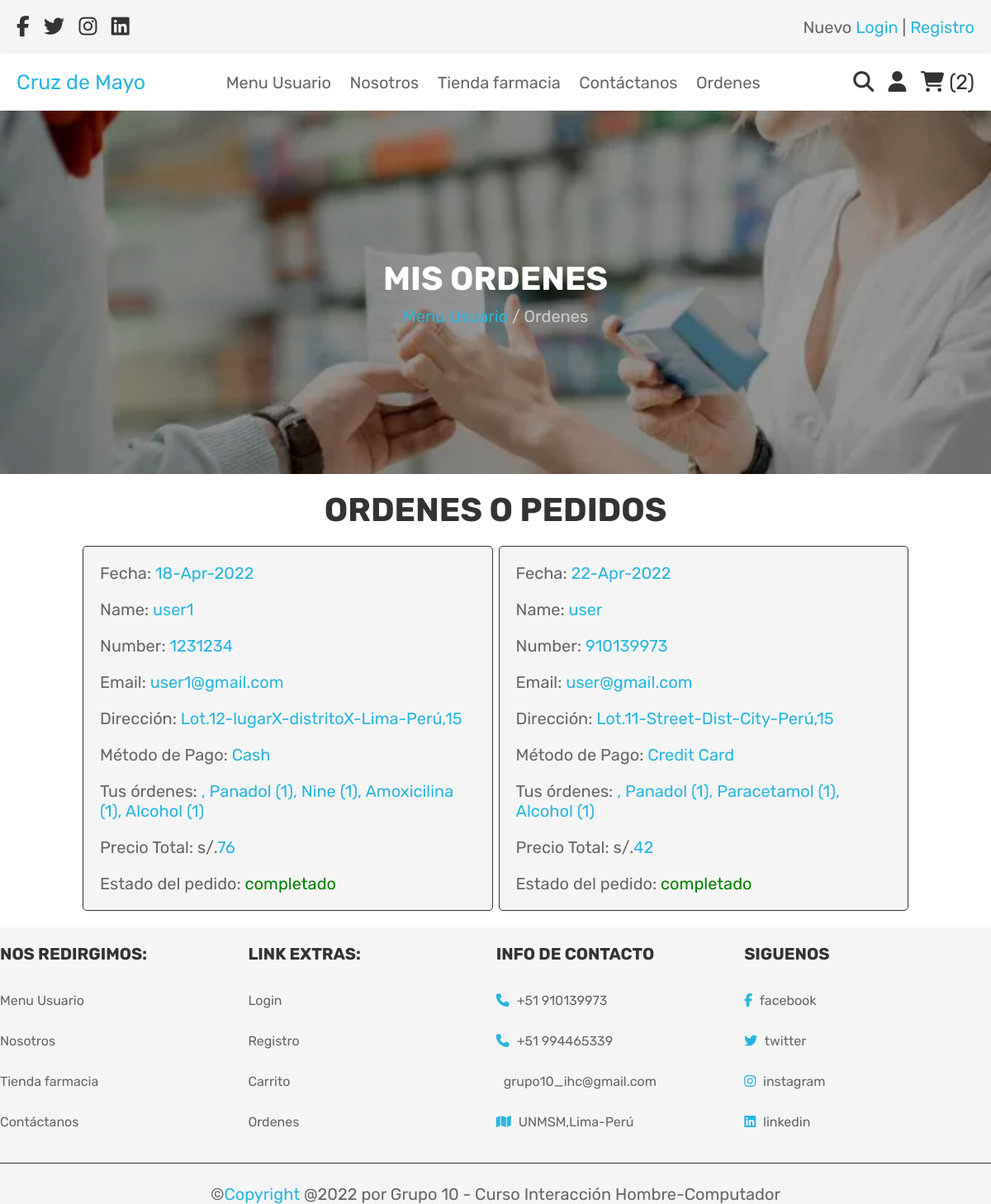
Page /orders.php (signed in) on the committed database.
### tables this page shows
CREATE TABLE `ordenes` (
  `id` int(11) NOT NULL,
  `user_id` int(11) NOT NULL,
  `name` varchar(30) NOT NULL,
  `number` int(20) NOT NULL,
  `email` varchar(30) NOT NULL,
  `method` varchar(20) NOT NULL,
  `address` varchar(200) NOT NULL,
  `total_products` varchar(200) NOT NULL,
  `total_price` int(20) NOT NULL,
  `placed_on` varchar(30) NOT NULL,
  `payment_status` varchar(20) NOT NULL DEFAULT 'pendiente'
);

### orders.php (the view, shortened to what this page needs)
<?php
    include 'php/conexion_be.php';
    $user_id = $_SESSION['user_id'];
?>
<!DOCTYPE html>
<html lang="en">
<head>
   <link rel="stylesheet" href="https://cdnjs.cloudflare.com/ajax/libs/font-awesome/6.0.0/css/all.min.css">
   <link rel="stylesheet" href="./assets/css/styles_all.css">
</head>
<body>
    <?php include 'includes/header_all.php' ?>
    <div class="heading">
        <h3>Mis Ordenes</h3>
        <p> <a href="<?php echo constant("URL").'home_user.php'?>">Menu Usuario</a> / Ordenes </p>
    </div>
    <div class="full-ordenes">
        <h1 class="title">Ordenes o Pedidos</h1>
        <div class="box-container">
            <?php
                $query_order=$conn->prepare("SELECT * FROM ordenes WHERE user_id='$user_id'");
                $query_order->execute();
                if($query_order->rowCount()>0){
                    while($row=$query_order->fetch(PDO::FETCH_ASSOC)){
            ?>
                <div class="box">
                    <p>Fecha: <span><?php echo $row['placed_on']; ?></span></p>
                    <p>Name: <span><?php echo $row['name']; ?></span></p>
                    <p>Number: <span><?php echo $row['number']; ?></span></p>
                    <p>Email: <span><?php echo $row['email']; ?></span></p>
                    <p>Dirección: <span><?php echo $row['address']; ?></span></p>
                    <p>Método de Pago: <span><?php echo $row['method']; ?></span></p>
                    <p>Tus órdenes: <span><?php echo $row['total_products']; ?></span></p>
                    <p>Precio Total: s/.<span><?php echo $row['total_price']; ?></span></p>
                    <p>Estado del pedido: <span style="color:<?php if($row['payment_status']=='pendiente'){echo 'red';}else{echo 'green';} ?>"> <?php echo $row['payment_status'] ?></span></p>
                </div>
            <?php
                    }
                }else{
                    echo "<p class='empty'>Aún no hay ordenes realizados</p>";
                }
            ?>
        </div>
    </div>
    <?php include 'includes/footer_all.php' ?>
</body>
</html>

### assets/css/styles_all.css (style rules this page uses)
:root { --red:#c0392b; --orange:#f39c12; --black:#333; --white:#fff; --light-color:#666; --light-white:#ccc; --light-bg:#f5f5f5; --sky-blue: #2ab6e0; --border:.1rem solid var(--black); --box-shadow:0 .5rem 1rem rgba(0,0,0,.1); }
* { font-family: 'Rubik', sans-serif; margin:0; padding:0; box-sizing: border-box; outline: none; border:none; text-decoration: none; transition:all .2s linear; }
html { font-size: 10px; overflow-x: hidden; }
.title { text-align: center; margin: 2rem 0; text-transform: uppercase; color:var(--black); font-size: 4rem; }
.heading { min-height: 55vh; background: linear-gradient(rgba(0,0,0,0.4),rgba(0,0,0,0.4)), url(../images/fama_center.webp) no-repeat; background-size: cover; background-position: center; display: flex; flex-direction: column; gap: 1rem; align-items: center; justify-content: center; }
.heading h3 { font-size: 4rem; color: var(--white); text-transform: uppercase; }
.heading p { font-size: 2rem; color: var(--light-white); }
.heading p a { color: var(--sky-blue); }
.full-ordenes .box-container { max-width: 1000px; margin: 2rem auto; display:grid; grid-template-columns: repeat(auto-fit, minmax(30rem,1fr)); align-items: center; gap: 7px; justify-content: center; }
.full-ordenes .box-container .box { flex: 1 1 4rem; border-radius: .5rem; padding: 2rem; border: var(--border); background-color: var(--light-bg); padding: 1rem 2rem; }
.full-ordenes .box-container .box p { padding: 1rem 0; font-size: 2rem; color: var(--light-color); }
.full-ordenes .box-container .box p span { color: var(--sky-blue); }

### rows in the picture
ordenes: placed_on "18-Apr-2022", name "user1", number "1231234", email "user1@gmail.com", address "Lot.12-lugarX-distritoX-Lima-Perú,15", method "Cash", total_products ", Panadol (1), Nine (1), Amoxicilina (1), Alcohol (1)", total_price "76", payment_status "completado"
ordenes: placed_on "22-Apr-2022", name "user", number "910139973", email "user@gmail.com", address "Lot.11-Street-Dist-City-Perú,15", method "Credit Card", total_products ", Panadol (1), Paracetamol (1), Alcohol (1)", total_price "42", payment_status "completado"

### other values in the picture
$number_rows_carrito "2"
